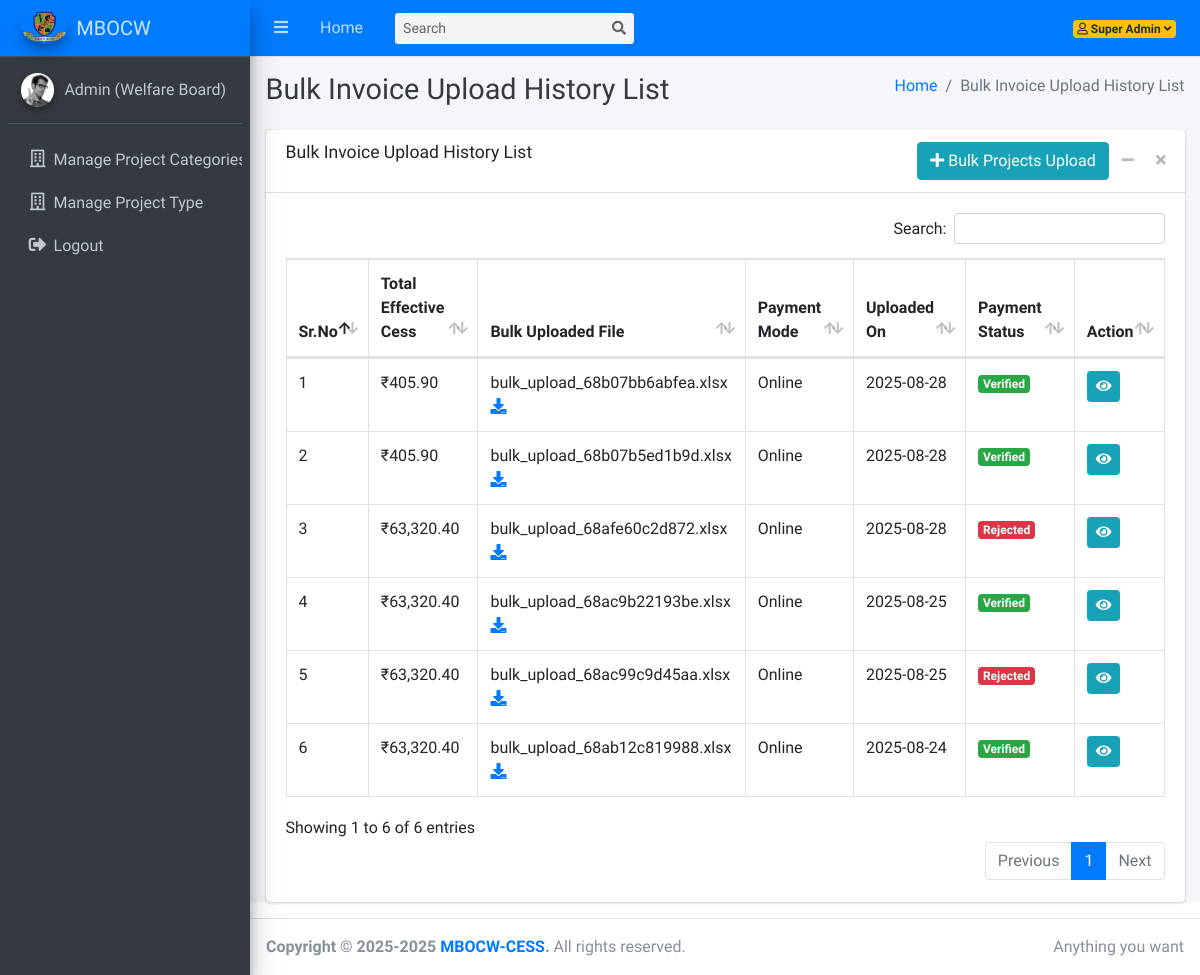
The app's page /dashboard/bulk-invoices-history.php (signed in) with its own data.
### tables this page shows
CREATE TABLE IF NOT EXISTS `bulk_projects_invoices_history` (
  `id` int NOT NULL AUTO_INCREMENT,
  `effective_cess_amount` decimal(15,2) NOT NULL,
  `bulk_project_invoices_template_file` text NOT NULL,
  `cess_payment_mode` int NOT NULL COMMENT '1=Online ,2=Offline, 3=Exempted',
  `is_payment_verified` int NOT NULL COMMENT '1=verified, 2=pending, 3=rejected',
  `rejection_reason` text NOT NULL,
  `created_at` datetime NOT NULL DEFAULT CURRENT_TIMESTAMP,
  PRIMARY KEY (`id`)
);

### dashboard/bulk-invoices-history.php (the view, shortened to what this page needs)
<?php
function getPaymentModeName($mode) {
    switch ($mode) {
        case '1': return 'Online';
    }
}
function getPaymentStatus($status) {
    switch ($status) {
        case '1': return '<span class="badge bg-success">Verified</span>';
    }
}
?>
<!DOCTYPE html>
<html lang="en">
<head>
  <link rel="stylesheet" href="../plugins/fontawesome-free/css/all.min.css">
  <link rel="stylesheet" href="../plugins/datatables-bs4/css/dataTables.bootstrap4.min.css">
  <link rel="stylesheet" href="../plugins/datatables-responsive/css/responsive.bootstrap4.min.css">
  <link rel="stylesheet" href="../dist/css/adminlte.min.css">
</head>
<body class="hold-transition sidebar-mini">
<div class="wrapper">
  <?php include('includes/navbar.php'); ?>
  <?php include('includes/sidebar.php'); ?>
  <div class="content-wrapper">
    <div class="content-header">
      <div class="container-fluid">
        <div class="row mb-2">
          <div class="col-sm-6">
            <h1 class="m-0 text-dark">Bulk Invoice Upload History List</h1>
          </div>
          <div class="col-sm-6">
            <ol class="breadcrumb float-sm-right">
              <li class="breadcrumb-item"><a href="#">Home</a></li>
              <li class="breadcrumb-item active">Bulk Invoice Upload History List</li>
            </ol>
          </div>
        </div>
      </div>
    </div>
    <div class="content">
        <div class="container-fluid">
            <div class="card">
            <div class="card-header">
                <h3 class="card-title">Bulk Invoice Upload History List</h3>
                <div class="card-tools">
                    <a href="bulk-projects-invoice-cess-upload-form.php" class="btn btn-info" ><i class="fas fa-plus"></i> Bulk Projects Upload</a>
                    <button type="button" class="btn btn-tool" data-card-widget="collapse" data-toggle="tooltip" title="Collapse"><i class="fas fa-minus"></i></button>
                    <button type="button" class="btn btn-tool" data-card-widget="remove" data-toggle="tooltip" title="Remove"><i class="fas fa-times"></i></button>
                </div>
            </div>
            <div class="card-body">
                <table id="example1" class="table table-bordered">
                    <thead>
                        <tr>
                            <th>Sr.No</th>
                            <th>Total Effective Cess</th>
                            <th>Bulk Uploaded File</th>
                            <th>Payment Mode</th>
                            <th>Uploaded On</th>
                            <th>Payment Status</th>
                            <th>Action</th>
                        </tr>
                    </thead>
                    <tbody>
                        <?php
                        $sql = "SELECT
                                        bpih.id,
                                        bpih.effective_cess_amount,
                                        bpih.bulk_project_invoices_template_file,
                                        bpih.cess_payment_mode,
                                        bpih.is_payment_verified,
                                        bpih.rejection_reason,
                                        bpih.created_at
                                    FROM bulk_projects_invoices_history AS bpih
                                    ORDER BY bpih.created_at DESC";
                        $result = mysqli_query($conn, $sql);
                        $sr = 1;
                        if (mysqli_num_rows($result) > 0) {
                            while ($row = mysqli_fetch_assoc($result)) {
                                echo "<tr id='row-{$row['id']}'>";
                                echo "<td>{$sr}</td>";
                                echo "<td>₹" . htmlspecialchars(number_format($row['effective_cess_amount'], 2)) . "</td>";
                                echo "<td>" . htmlspecialchars($row['bulk_project_invoices_template_file']) . " <a href='../uploads/bulk_upload_templates/". htmlspecialchars($row['bulk_project_invoices_template_file']) ."' download><i class='fas fa-download'></i></a></td>";
                                echo "<td>" . htmlspecialchars(getPaymentModeName($row['cess_payment_mode'])) . "</td>";
                                echo "<td>" . htmlspecialchars(date("Y-m-d", strtotime($row['created_at']))) . "</td>";
                                if ($row['is_payment_verified'] == 3) {
                                    $tooltip = htmlspecialchars($row['rejection_reason']);
                                    echo "<td class='payment-status'><span class='badge bg-danger' data-toggle='tooltip' title='{$tooltip}'>Rejected</span></td>";
                                } else {
                                    $status = getPaymentStatus($row['is_payment_verified']);
                                    echo "<td class='payment-status'>" . $status . "</td>";
                                }
                                echo "<td class='actions'>";
                                echo "<a href='view-bulk-invoice.php?id=" . $row['id'] . "' class='btn btn-sm btn-info'><i class='fas fa-eye'></i></a>";
                                echo "</td>";
                                echo "</tr>";
                                $sr++;
                            }
                        } else {
                            echo "<tr><td colspan='7' class='text-center'>No bulk invoice history found.</td></tr>";
                        }
                        ?>
                    </tbody>
                </table>
            </div>
          </div>
        </div>
    </div>
  </div>
  <?php include('includes/footer.php'); ?>
</div>
</body>
</html>

### records on screen
bulk_projects_invoices_history: effective_cess_amount "405.90", bulk_project_invoices_template_file "bulk_upload_68b07bb6abfea.xlsx", cess_payment_mode "Online", created_at "2025-08-28", is_payment_verified "Verified"
bulk_projects_invoices_history: effective_cess_amount "405.90", bulk_project_invoices_template_file "bulk_upload_68b07b5ed1b9d.xlsx", cess_payment_mode "Online", created_at "2025-08-28", is_payment_verified "Verified"
bulk_projects_invoices_history: effective_cess_amount "63,320.40", bulk_project_invoices_template_file "bulk_upload_68afe60c2d872.xlsx", cess_payment_mode "Online", created_at "2025-08-28"
bulk_projects_invoices_history: effective_cess_amount "63,320.40", bulk_project_invoices_template_file "bulk_upload_68ac9b22193be.xlsx", cess_payment_mode "Online", created_at "2025-08-25", is_payment_verified "Verified"
bulk_projects_invoices_history: effective_cess_amount "63,320.40", bulk_project_invoices_template_file "bulk_upload_68ac99c9d45aa.xlsx", cess_payment_mode "Online", created_at "2025-08-25"
bulk_projects_invoices_history: effective_cess_amount "63,320.40", bulk_project_invoices_template_file "bulk_upload_68ab12c819988.xlsx", cess_payment_mode "Online", created_at "2025-08-24", is_payment_verified "Verified"

### other values on screen
$_SESSION['user_name'] "Super Admin"
$_SESSION['user_role_name'] "Admin (Welfare Board)"
